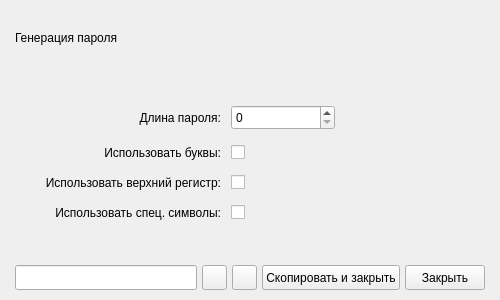
<?xml version="1.0" encoding="UTF-8"?>
<ui version="4.0">
 <class>generator_popup_widget</class>
 <widget class="QWidget" name="generator_popup_widget">
  <property name="geometry">
   <rect>
    <x>0</x>
    <y>0</y>
    <width>500</width>
    <height>300</height>
   </rect>
  </property>
  <layout class="QVBoxLayout" name="generator_popup_layout">
   <property name="spacing">
    <number>45</number>
   </property>
   <property name="leftMargin">
    <number>15</number>
   </property>
   <property name="topMargin">
    <number>15</number>
   </property>
   <property name="rightMargin">
    <number>15</number>
   </property>
   <property name="bottomMargin">
    <number>10</number>
   </property>
   <item>
    <widget class="QLabel" name="title_label">
     <property name="text">
      <string>Генерация пароля</string>
     </property>
    </widget>
   </item>
   <item>
    <layout class="QGridLayout" name="parameters_layout">
     <property name="leftMargin">
      <number>30</number>
     </property>
     <property name="rightMargin">
      <number>150</number>
     </property>
     <property name="horizontalSpacing">
      <number>10</number>
     </property>
     <property name="verticalSpacing">
      <number>15</number>
     </property>
     <item row="0" column="1">
      <widget class="QSpinBox" name="lenght_spin_box">
       <property name="minimumSize">
        <size>
         <width>0</width>
         <height>25</height>
        </size>
       </property>
       <property name="maximumSize">
        <size>
         <width>16777215</width>
         <height>25</height>
        </size>
       </property>
       <property name="cursor">
        <cursorShape>PointingHandCursor</cursorShape>
       </property>
      </widget>
     </item>
     <item row="2" column="0">
      <widget class="QLabel" name="use_upper_register_label">
       <property name="text">
        <string>Использовать верхний регистр:</string>
       </property>
       <property name="alignment">
        <set>Qt::AlignRight|Qt::AlignTrailing|Qt::AlignVCenter</set>
       </property>
      </widget>
     </item>
     <item row="1" column="0">
      <widget class="QLabel" name="use_chars_label">
       <property name="text">
        <string>Использовать буквы:</string>
       </property>
       <property name="alignment">
        <set>Qt::AlignRight|Qt::AlignTrailing|Qt::AlignVCenter</set>
       </property>
      </widget>
     </item>
     <item row="0" column="0">
      <widget class="QLabel" name="lenght_label">
       <property name="text">
        <string>Длина пароля:</string>
       </property>
       <property name="alignment">
        <set>Qt::AlignRight|Qt::AlignTrailing|Qt::AlignVCenter</set>
       </property>
      </widget>
     </item>
     <item row="3" column="0">
      <widget class="QLabel" name="use_symbols_label">
       <property name="text">
        <string>Использовать спец. символы:</string>
       </property>
       <property name="alignment">
        <set>Qt::AlignRight|Qt::AlignTrailing|Qt::AlignVCenter</set>
       </property>
      </widget>
     </item>
     <item row="1" column="1">
      <widget class="QCheckBox" name="use_chars_check_box">
       <property name="cursor">
        <cursorShape>PointingHandCursor</cursorShape>
       </property>
       <property name="focusPolicy">
        <enum>Qt::TabFocus</enum>
       </property>
       <property name="text">
        <string/>
       </property>
      </widget>
     </item>
     <item row="2" column="1">
      <widget class="QCheckBox" name="use_upper_register_check_box">
       <property name="cursor">
        <cursorShape>PointingHandCursor</cursorShape>
       </property>
       <property name="focusPolicy">
        <enum>Qt::TabFocus</enum>
       </property>
       <property name="text">
        <string/>
       </property>
      </widget>
     </item>
     <item row="3" column="1">
      <widget class="QCheckBox" name="use_symbols_check_box">
       <property name="cursor">
        <cursorShape>PointingHandCursor</cursorShape>
       </property>
       <property name="focusPolicy">
        <enum>Qt::TabFocus</enum>
       </property>
       <property name="text">
        <string/>
       </property>
      </widget>
     </item>
    </layout>
   </item>
   <item>
    <layout class="QHBoxLayout" name="password_layout">
     <property name="spacing">
      <number>5</number>
     </property>
     <item>
      <widget class="QLineEdit" name="password_line_edit">
       <property name="minimumSize">
        <size>
         <width>0</width>
         <height>25</height>
        </size>
       </property>
       <property name="maximumSize">
        <size>
         <width>16777215</width>
         <height>25</height>
        </size>
       </property>
       <property name="echoMode">
        <enum>QLineEdit::Password</enum>
       </property>
      </widget>
     </item>
     <item>
      <widget class="QPushButton" name="show_button">
       <property name="sizePolicy">
        <sizepolicy hsizetype="Fixed" vsizetype="Fixed">
         <horstretch>0</horstretch>
         <verstretch>0</verstretch>
        </sizepolicy>
       </property>
       <property name="minimumSize">
        <size>
         <width>25</width>
         <height>25</height>
        </size>
       </property>
       <property name="maximumSize">
        <size>
         <width>25</width>
         <height>25</height>
        </size>
       </property>
       <property name="cursor">
        <cursorShape>PointingHandCursor</cursorShape>
       </property>
       <property name="focusPolicy">
        <enum>Qt::TabFocus</enum>
       </property>
       <property name="text">
        <string/>
       </property>
      </widget>
     </item>
     <item>
      <widget class="QPushButton" name="generate_button">
       <property name="sizePolicy">
        <sizepolicy hsizetype="Fixed" vsizetype="Fixed">
         <horstretch>0</horstretch>
         <verstretch>0</verstretch>
        </sizepolicy>
       </property>
       <property name="minimumSize">
        <size>
         <width>25</width>
         <height>25</height>
        </size>
       </property>
       <property name="maximumSize">
        <size>
         <width>25</width>
         <height>25</height>
        </size>
       </property>
       <property name="cursor">
        <cursorShape>PointingHandCursor</cursorShape>
       </property>
       <property name="focusPolicy">
        <enum>Qt::TabFocus</enum>
       </property>
       <property name="text">
        <string/>
       </property>
      </widget>
     </item>
     <item>
      <widget class="QPushButton" name="copy_and_close_button">
       <property name="minimumSize">
        <size>
         <width>0</width>
         <height>25</height>
        </size>
       </property>
       <property name="maximumSize">
        <size>
         <width>16777215</width>
         <height>25</height>
        </size>
       </property>
       <property name="cursor">
        <cursorShape>PointingHandCursor</cursorShape>
       </property>
       <property name="focusPolicy">
        <enum>Qt::TabFocus</enum>
       </property>
       <property name="text">
        <string>Скопировать и закрыть</string>
       </property>
      </widget>
     </item>
     <item>
      <widget class="QPushButton" name="close_button">
       <property name="minimumSize">
        <size>
         <width>0</width>
         <height>25</height>
        </size>
       </property>
       <property name="maximumSize">
        <size>
         <width>16777215</width>
         <height>25</height>
        </size>
       </property>
       <property name="cursor">
        <cursorShape>PointingHandCursor</cursorShape>
       </property>
       <property name="focusPolicy">
        <enum>Qt::TabFocus</enum>
       </property>
       <property name="text">
        <string>Закрыть</string>
       </property>
      </widget>
     </item>
    </layout>
   </item>
  </layout>
 </widget>
 <resources/>
 <connections/>
</ui>
